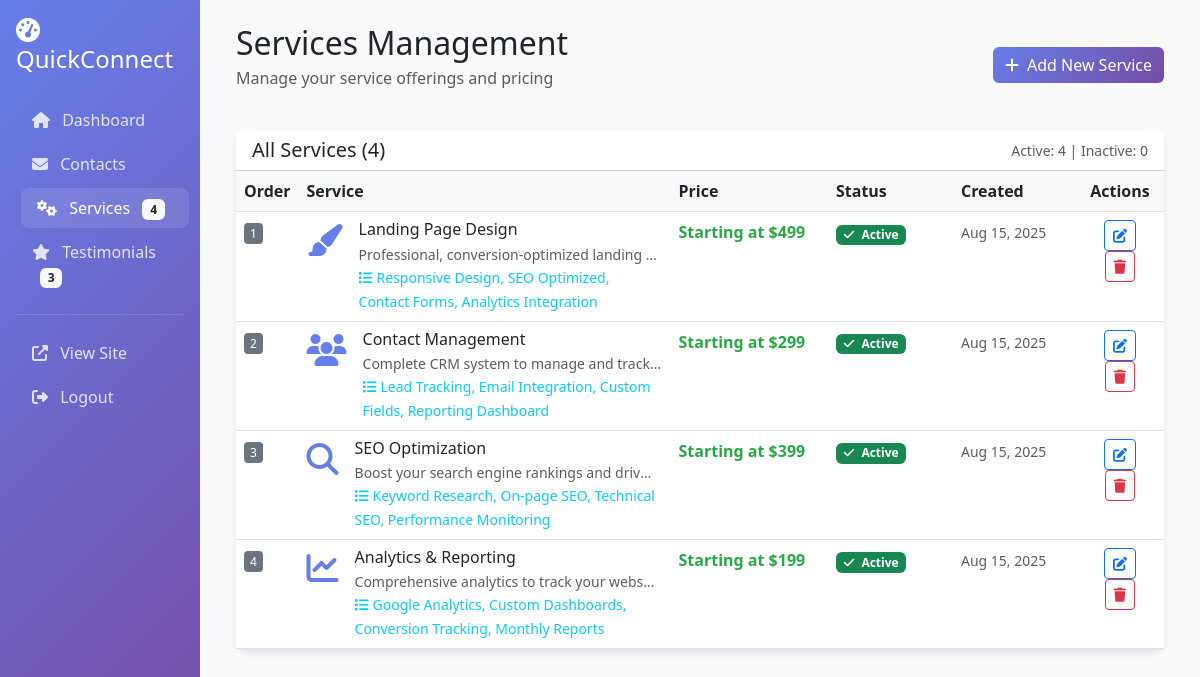
The page /services.php (signed in) on the database its author committed.
### tables this page shows
CREATE TABLE services (
    id INT AUTO_INCREMENT PRIMARY KEY,
    title VARCHAR(200) NOT NULL,
    description TEXT NOT NULL,
    icon VARCHAR(100) NOT NULL,
    price VARCHAR(50),
    features JSON,
    is_active BOOLEAN DEFAULT TRUE,
    display_order INT DEFAULT 0,
    created_at TIMESTAMP DEFAULT CURRENT_TIMESTAMP
);

### services.php (the view, shortened to what this page needs)
<?php
require_once '../config/database.php';
try {
    $database = new Database();
    $pdo = $database->getConnection();
} catch (Exception $e) {
    die('Database connection failed: ' . $e->getMessage());
}
try {
    $stmt = $pdo->query("SELECT * FROM services ORDER BY display_order ASC, created_at DESC");
    $services = $stmt->fetchAll(PDO::FETCH_ASSOC);
} catch (Exception $e) {
    $error_message = "Error fetching services: " . $e->getMessage();
    $services = [];
}
$stats = ['services' => count($services)];
try {
    $stmt = $pdo->query("SELECT COUNT(*) FROM contacts");
    $stats['contacts'] = $stmt->fetchColumn();
    $stmt = $pdo->query("SELECT COUNT(*) FROM testimonials");
    $stats['testimonials'] = $stmt->fetchColumn();
} catch (Exception $e) {
    $stats['contacts'] = 0;
    $stats['testimonials'] = 0;
}
function displayFeatures($features)
{
    $decoded = json_decode($features, true);
    if (json_last_error() === JSON_ERROR_NONE && is_array($decoded)) {
        return implode(', ', $decoded);
    }
    return $features;
}
?>
<!DOCTYPE html>
<html lang="en">
<head>
    <link href="https://cdn.jsdelivr.net/npm/bootstrap@5.3.0/dist/css/bootstrap.min.css" rel="stylesheet">
    <link href="https://cdnjs.cloudflare.com/ajax/libs/font-awesome/6.4.0/css/all.min.css" rel="stylesheet">
</head>
<body class="bg-light">
    <div class="container-fluid">
        <div class="row">
            <div class="col-md-3 col-lg-2 px-0">
                <div class="sidebar p-3">
                    <h4 class="text-white mb-4">
                        <i class="fas fa-tachometer-alt me-2"></i>
                        QuickConnect
                    </h4>
                    <nav class="nav flex-column">
                        <a class="nav-link" href="dashboard.php">
                            <i class="fas fa-home me-2"></i> Dashboard
                        </a>
                        <a class="nav-link" href="contacts.php">
                            <i class="fas fa-envelope me-2"></i> Contacts
                        </a>
                        <a class="nav-link active" href="services.php">
                            <i class="fas fa-cogs me-2"></i> Services
                            <span class="badge bg-light text-dark ms-2"><?php echo $stats['services']; ?></span>
                        </a>
                        <a class="nav-link" href="testimonials.php">
                            <i class="fas fa-star me-2"></i> Testimonials
                            <?php if ($stats['testimonials'] > 0): ?>
                                <span class="badge bg-light text-dark ms-2"><?php echo $stats['testimonials']; ?></span>
                            <?php endif; ?>
                        </a>
                        <hr class="text-white-50">
                        <a class="nav-link" href="../index.php" target="_blank">
                            <i class="fas fa-external-link-alt me-2"></i> View Site
                        </a>
                        <a class="nav-link" href="logout.php">
                            <i class="fas fa-sign-out-alt me-2"></i> Logout
                        </a>
                    </nav>
                </div>
            </div>
            <div class="col-md-9 col-lg-10">
                <div class="p-4">
                    <div class="d-flex justify-content-between align-items-center mb-4">
                        <div>
                            <h2 class="mb-1">Services Management</h2>
                            <p class="text-muted">Manage your service offerings and pricing</p>
                        </div>
                        <button class="btn btn-primary" onclick="showAddModal()">
                            <i class="fas fa-plus me-2"></i>Add New Service
                        </button>
                    </div>
                    <div class="card">
                        <div class="card-header bg-white">
                            <div class="d-flex justify-content-between align-items-center">
                                <h5 class="mb-0">All Services (<?php echo count($services); ?>)</h5>
                                <div class="d-flex gap-2">
                                    <small class="text-muted">
                                        Active: <?php echo count(array_filter($services, fn($s) => $s['is_active'])); ?> |
                                        Inactive: <?php echo count(array_filter($services, fn($s) => !$s['is_active'])); ?>
                                    </small>
                                </div>
                            </div>
                        </div>
                        <div class="card-body p-0">
                            <?php if (empty($services)): ?>
                                <div class="empty-state">
                                    <i class="fas fa-cogs"></i>
                                    <h5>No services found</h5>
                                    <p>Start by adding your first service to showcase your offerings.</p>
                                    <button class="btn btn-primary" onclick="showAddModal()">
                                        <i class="fas fa-plus me-2"></i>Add Your First Service
                                    </button>
                                </div>
                            <?php else: ?>
                                <div class="table-responsive">
                                    <table class="table table-hover mb-0">
                                        <thead>
                                            <tr>
                                                <th style="width: 5%;">Order</th>
                                                <th style="width: 35%;">Service</th>
                                                <th style="width: 20%;">Price</th>
                                                <th style="width: 15%;">Status</th>
                                                <th style="width: 15%;">Created</th>
                                                <th style="width: 10%;" class="text-center">Actions</th>
                                            </tr>
                                        </thead>
                                        <tbody>
                                            <?php foreach ($services as $service): ?>
                                                <tr>
                                                    <td>
                                                        <span class="display-order-badge"><?php echo $service['display_order']; ?></span>
                                                    </td>
                                                    <td>
                                                        <div class="d-flex align-items-start">
                                                            <?php if (!empty($service['icon'])): ?>
                                                                <i class="<?php echo htmlspecialchars($service['icon']); ?> service-icon me-3 mt-1"></i>
                                                            <?php else: ?>
                                                                <i class="fas fa-cog service-icon me-3 mt-1"></i>
                                                            <?php endif; ?>
                                                            <div class="flex-grow-1">
                                                                <h6 class="mb-1"><?php echo htmlspecialchars($service['title']); ?></h6>
                                                                <p class="text-muted mb-0 small description-preview">
                                                                    <?php echo htmlspecialchars($service['description']); ?>
                                                                </p>
                                                                <?php
                                                                $displayFeatures = displayFeatures($service['features']);
                                                                if (!empty($displayFeatures)):
                                                                ?>
                                                                    <small class="text-info">
                                                                        <i class="fas fa-list me-1"></i><?php echo htmlspecialchars($displayFeatures); ?>
                                                                    </small>
                                                                <?php endif; ?>
                                                            </div>
                                                        </div>
                                                    </td>
                                                    <td>
                                                        <?php if (!empty($service['price'])): ?>
                                                            <span class="price-display"><?php echo htmlspecialchars($service['price']); ?></span>
                                                        <?php else: ?>
                                                            <span class="text-muted">Contact for pricing</span>
                                                        <?php endif; ?>
                                                    </td>
                                                    <td>
                                                        <form method="POST" class="d-inline">
                                                            <button type="submit" class="btn p-0 border-0 bg-transparent">
                                                                <span class="badge status-badge bg-<?php echo $service['is_active'] ? 'success' : 'secondary'; ?>">
                                                                    <i class="fas fa-<?php echo $service['is_active'] ? 'check' : 'pause'; ?> me-1"></i>
                                                                    <?php echo $service['is_active'] ? 'Active' : 'Inactive'; ?>
                                                                </span>
                                                            </button>
                                                        </form>
                                                    </td>
                                                    <td>
                                                        <small class="text-muted">
                                                            <?php echo date('M j, Y', strtotime($service['created_at'])); ?>
                                                        </small>
                                                    </td>
                                                    <td class="text-center">
                                                        <div class="action-buttons">
                                                            <button class="btn btn-sm btn-outline-primary"
                                                                onclick="showEditModal(<?php echo htmlspecialchars(json_encode($service)); ?>)"
                                                                title="Edit Service">
                                                                <i class="fas fa-edit"></i>
                                                            </button>
                                                            <button class="btn btn-sm btn-outline-danger"
                                                                onclick="deleteService(<?php echo $service['id']; ?>)"
                                                                title="Delete Service">
                                                                <i class="fas fa-trash"></i>
                                                            </button>
                                                        </div>
                                                    </td>
                                                </tr>
                                            <?php endforeach; ?>
                                        </tbody>
                                    </table>
                                </div>
                            <?php endif; ?>
                        </div>
                    </div>
                </div>
            </div>
        </div>
    </div>
</body>
</html>

### services.php (style rules this page uses)
.sidebar { background: linear-gradient(135deg, #667eea 0%, #764ba2 100%); min-height: 100vh; }
.nav-link { color: rgba(255, 255, 255, 0.8); border-radius: 8px; margin: 2px 0; transition: all 0.3s ease; }
.nav-link:hover, .nav-link.active { background: rgba(255, 255, 255, 0.1); color: white; transform: translateX(5px); }
.card { border: none; box-shadow: 0 4px 6px rgba(0, 0, 0, 0.1); border-radius: 15px; }
.btn-primary { background: linear-gradient(135deg, #667eea 0%, #764ba2 100%); border: none; }
.table th { background: #f8f9fa; border-top: none; font-weight: 600; }
.service-icon { font-size: 2rem; color: #667eea; }
.status-badge { cursor: pointer; transition: all 0.3s ease; }
.action-buttons .btn { margin: 0 2px; }
.price-display { font-weight: 600; color: #28a745; }
.description-preview { max-width: 300px; overflow: hidden; text-overflow: ellipsis; white-space: nowrap; }
.display-order-badge { background: #6c757d; color: white; font-size: 0.75rem; padding: 2px 6px; border-radius: 4px; }

### rows shown on the page
services: display_order "1", title "Landing Page Design", description "Professional, conversion-optimized landing…", features "Responsive Design, SEO Optimized, Contact Forms, Analytics Integration", price "Starting at $499", is_active 1 (drawn), created_at "Aug 15, 2025"
services: display_order "2", title "Contact Management", description "Complete CRM system to manage and track…", features "Lead Tracking, Email Integration, Custom Fields, Reporting Dashboard", price "Starting at $299", is_active 1 (drawn), created_at "Aug 15, 2025"
services: display_order "3", title "SEO Optimization", description "Boost your search engine rankings and driv…", features "Keyword Research, On-page SEO, Technical SEO, Performance Monitoring", price "Starting at $399", is_active 1 (drawn), created_at "Aug 15, 2025"
services: display_order "4", title "Analytics & Reporting", description "Comprehensive analytics to track your webs…", features "Google Analytics, Custom Dashboards, Conversion Tracking, Monthly Reports", price "Starting at $199", is_active 1 (drawn), created_at "Aug 15, 2025"

### other values the page prints
$stats['services'] "4"
$stats['testimonials'] "3"
count($services) "4"
count(array_filter($services, fn($s) => $s['is_active'])) "4"
count(array_filter($services, fn($s) => !$s['is_active'])) "0"
